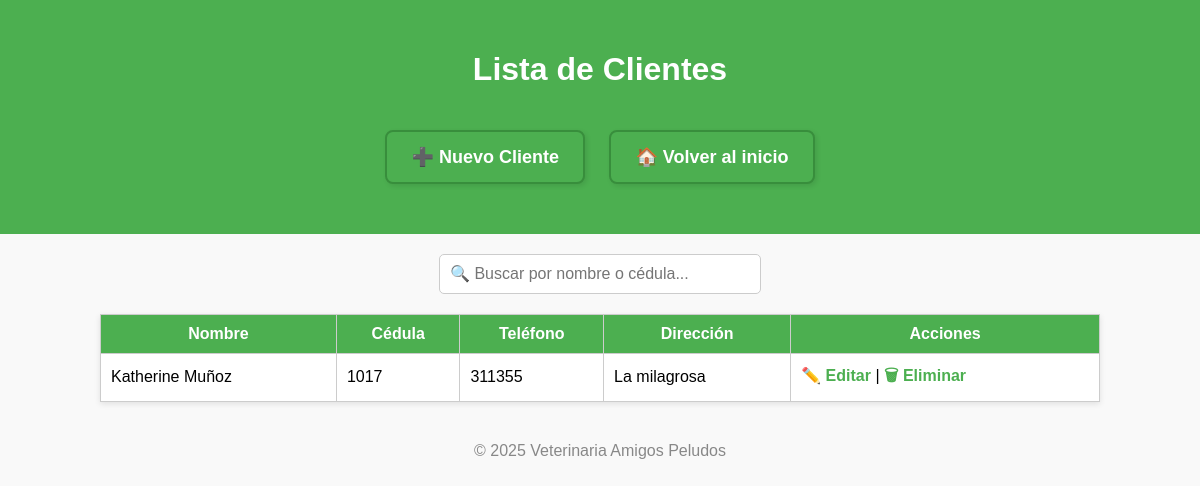
/clientes/lista/, run on an earlier commit of the app's database.
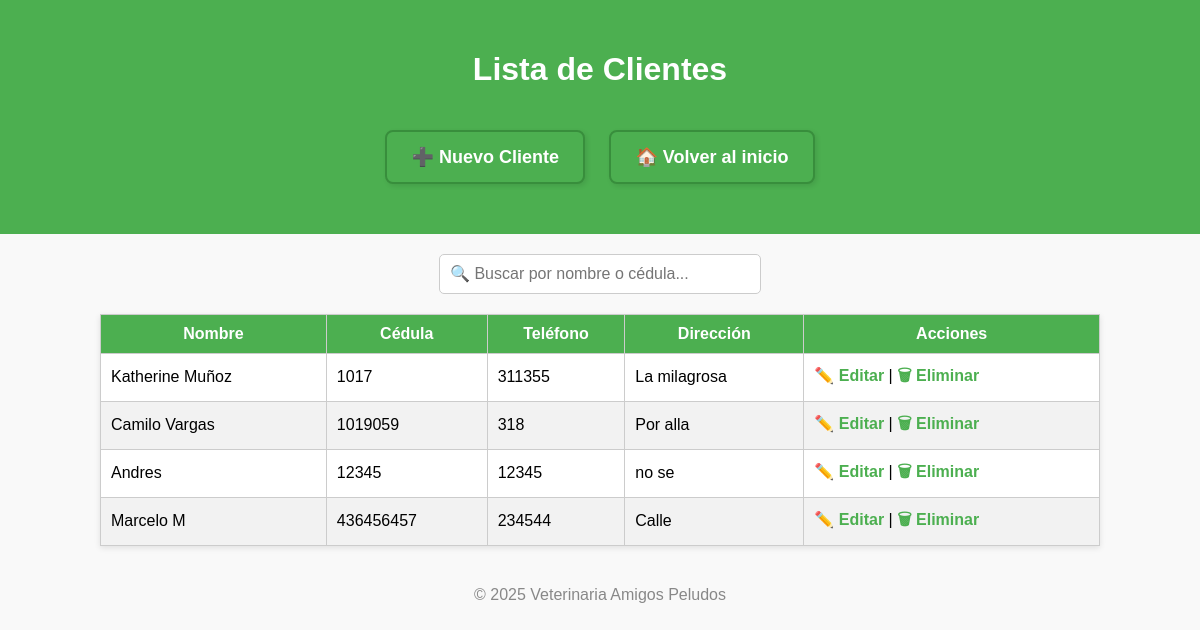
And on a later commit of the database.
### principal/models.py (models this page shows, shortened)
class Cliente(models.Model):
    nombre = models.CharField(max_length=100)
    cedula = models.CharField(max_length=20, unique=True)
    telefono = models.CharField(max_length=20, blank=True, null=True)
    direccion = models.CharField(max_length=255, blank=True, null=True)
    activo = models.BooleanField(default=True)

### principal/views.py (the view)
# urls.py: path('clientes/lista/', views.lista_clientes, name='lista_clientes'),
def lista_clientes(request):
    clientes = Cliente.objects.filter(activo=True)
    return render(request, 'principal/lista_clientes.html', {'clientes': clientes})

### principal/templates/principal/lista_clientes.html (shortened to what this page needs)
{% load static %}
<!DOCTYPE html>
<html lang="es">
<head>
</head>
<body>
<header>
    <h1>Lista de Clientes</h1>
    <a href="{% url 'crear_cliente' %}" class="btn">➕ Nuevo Cliente</a>
    <a href="{% url 'inicio' %}" class="btn">🏠 Volver al inicio</a>
</header>
<div class="search-box">
    <input type="text" id="buscar" placeholder="🔍 Buscar por nombre o cédula...">
</div>
<table id="tabla-clientes">
    <thead>
        <tr>
            <th>Nombre</th>
            <th>Cédula</th>
            <th>Teléfono</th>
            <th>Dirección</th>
            <th>Acciones</th>
        </tr>
    </thead>
    <tbody>
        {% for cliente in clientes %}
        <tr>
            <td>{{ cliente.nombre }}</td>
            <td>{{ cliente.cedula }}</td>
            <td>{{ cliente.telefono }}</td>
            <td>{{ cliente.direccion }}</td>
            <td>
                <a href="{% url 'editar_cliente' cliente.cedula %}">✏️ Editar</a> |
                <a href="{% url 'eliminar_cliente' cliente.cedula %}" onclick="return confirm('¿Eliminar este cliente?');">🗑 Eliminar</a>
            </td>
        </tr>
        {% empty %}
        <tr><td colspan="5">No hay clientes registrados.</td></tr>
        {% endfor %}
    </tbody>
</table>
<footer>
    <p>© 2025 Veterinaria Amigos Peludos</p>
</footer>
</body>
</html>

### principal/templates/principal/lista_clientes.html (style rules this page uses)
body { font-family: Arial, sans-serif; background-color: #f9f9f9; padding: 0; margin: 0; text-align: center; }
header { background-color: #4CAF50; color: white; padding: 30px 20px; }
.btn { display: inline-flex; align-items: center; gap: 8px; margin: 20px 10px; padding: 14px 24px; background-color: #4CAF50; color: white; text-decoration: none; border-radius: 8px; font-size: 18px; font-weight: bold; border: 2px solid #388e3c; box-shadow: 2px 2px 5px rgba(0, 0, 0, 0.1); transition: background-color 0.3s ease, transform 0.2s ease; }
.search-box { margin: 20px auto; }
.search-box input { padding: 10px; width: 300px; font-size: 16px; border-radius: 5px; border: 1px solid #ccc; }
table { margin: 20px auto; border-collapse: collapse; width: 90%; max-width: 1000px; background-color: white; box-shadow: 0 2px 6px rgba(0,0,0,0.1); }
th, td { padding: 10px; border: 1px solid #ccc; text-align: left; }
th { background-color: #4CAF50; color: white; text-align: center; }
tr:nth-child(even) { background-color: #f2f2f2; }
td a { text-decoration: none; color: #4CAF50; font-weight: bold; }
footer { margin-top: 40px; color: #888; }

What changed in the data, as far as the page shows it:
added Cliente: nombre "Camilo Vargas", cedula "1019059", telefono "318", direccion "Por alla"
added Cliente: nombre "Andres", cedula "12345", telefono "12345", direccion "no se"
added Cliente: nombre "Marcelo M", cedula "436456457", telefono "234544", direccion "Calle"
